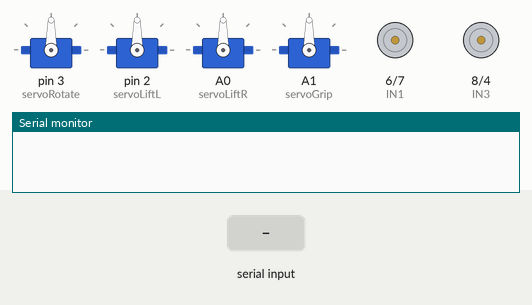
Recording of a sketch running on a simulated Arduino Uno, built with avr-gcc and run on an emulated ATmega328P. On the bench: 4 × servo, motor-driver pin pairs drawn as motors (green arrow = first pin HIGH = forward, orange = second pin HIGH = backward, longer = more drive, scaled by the enable pin), the last lines printed to the serial monitor. The test bench sets the inputs (shaded band).

Above: at 1.2 s.
1.3 s: "F" received over Serial
At 1.8 s:
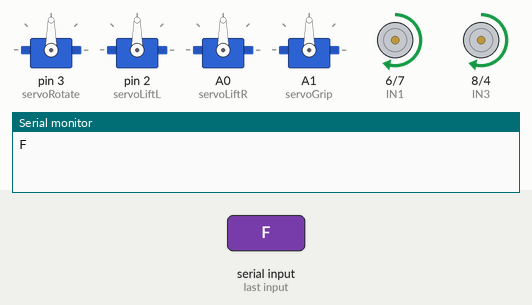
2.8 s: byte 67 ('C') received over Serial
At 4.0 s:
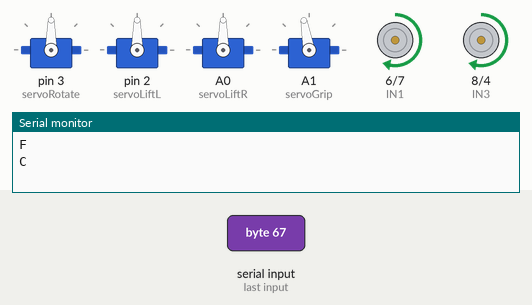
4.3 s: "B" received over Serial
At 5.3 s:
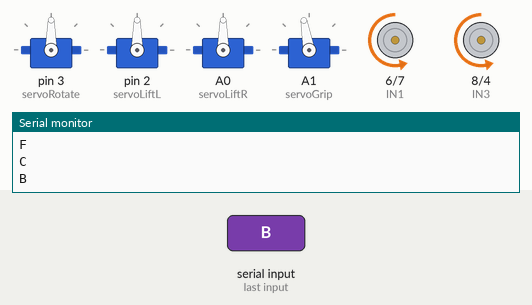
5.8 s: "L" received over Serial
At 6.4 s:
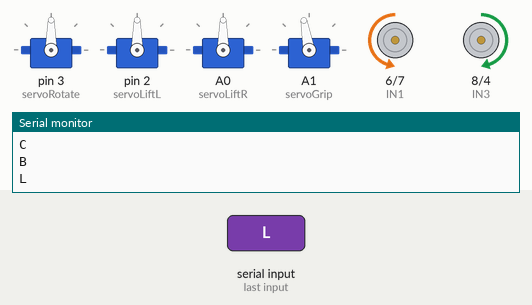
7.3 s: "R" received over Serial
At 7.6 s:
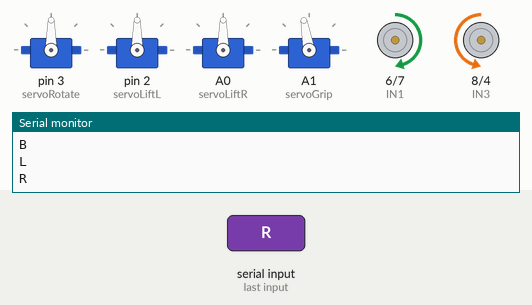
8.8 s: "S" received over Serial
At 9.9 s:
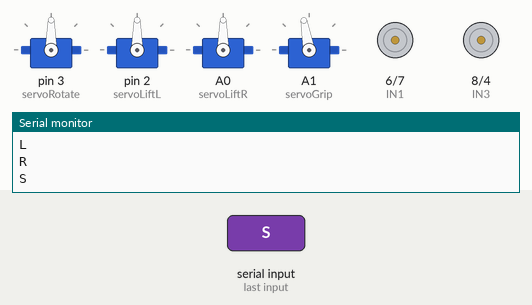
Timing chart, 0 to 11.3 s (numbered marks = the images above; inputs shaded):
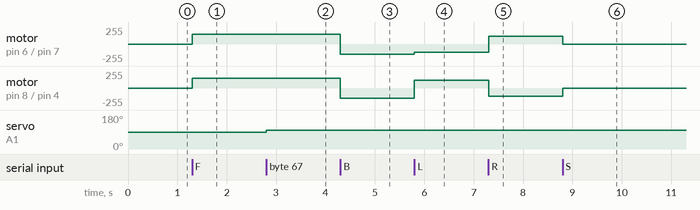

Measured:
- after the input at 1.3 s, motor on pin 6 (IN1) / pin 7 (IN2), motor on pin 8 (IN3) / pin 4 (IN4): stopped → forward 150/255 at once
- after the input at 2.8 s, servo on A1 (servoGrip): 90° → 100° at once
- after the input at 4.3 s, motor on pin 6 (IN1) / pin 7 (IN2), motor on pin 8 (IN3) / pin 4 (IN4): forward 150/255 → backward 150/255 at once
- after the input at 5.8 s, motor on pin 6 (IN1) / pin 7 (IN2): backward 150/255 → backward 120/255 at once; motor on pin 8 (IN3) / pin 4 (IN4): backward 150/255 → forward 120/255 at once
- after the input at 7.3 s, motor on pin 6 (IN1) / pin 7 (IN2): backward 120/255 → forward 120/255 at once; motor on pin 8 (IN3) / pin 4 (IN4): forward 120/255 → backward 120/255 at once
- after the input at 8.8 s, motor on pin 6 (IN1) / pin 7 (IN2): forward 120/255 → stopped at once; motor on pin 8 (IN3) / pin 4 (IN4): backward 120/255 → stopped at once

The sketch:

dieu_khien_bluetooth_phone.ino
```cpp
// --- Robot Điều Khiển Bằng Bluetooth ---
// Arduino Uno R3, L298N, 4 motor, 4 servo SG90, Bluetooth (HC-05/HC-06)

#include <Servo.h>

// Servo SG90
Servo servoRotate, servoLiftL, servoLiftR, servoGrip;

// L298N motor control
const int ENA = 5, IN1 = 6, IN2 = 7;
const int ENB = 9, IN3 = 8, IN4 = 4;

char command;

void setup() {
  Serial.begin(9600); // HC-05 default: 9600

  // Servo setup
  servoRotate.attach(3);
  servoLiftL.attach(2);
  servoLiftR.attach(A0);
  servoGrip.attach(A1);

  // Motor setup
  pinMode(ENA, OUTPUT);
  pinMode(IN1, OUTPUT);
  pinMode(IN2, OUTPUT);
  pinMode(ENB, OUTPUT);
  pinMode(IN3, OUTPUT);
  pinMode(IN4, OUTPUT);
}

void loop() {
  if (Serial.available()) {
    command = Serial.read();
    Serial.println(command);  // Phản hồi về app nếu cần

    switch (command) {
      case 'F': moveForward(); break;
      case 'B': moveBackward(); break;
      case 'L': turnLeft(); break;
      case 'R': turnRight(); break;
      case 'S': stopMotors(); break;

      case 'X': servoRotate.write(90); break;
      case 'x': servoRotate.write(0); break;

      case 'U': servoLiftL.write(120); servoLiftR.write(120); break;
      case 'D': servoLiftL.write(80); servoLiftR.write(80); break;

      case 'O': servoGrip.write(60); break;
      case 'C': servoGrip.write(100); break;
    }
  }
}

// Motor functions
void moveForward() {
  analogWrite(ENA, 150); analogWrite(ENB, 150);
  digitalWrite(IN1, HIGH); digitalWrite(IN2, LOW);
  digitalWrite(IN3, HIGH); digitalWrite(IN4, LOW);
}

void moveBackward() {
  analogWrite(ENA, 150); analogWrite(ENB, 150);
  digitalWrite(IN1, LOW); digitalWrite(IN2, HIGH);
  digitalWrite(IN3, LOW); digitalWrite(IN4, HIGH);
}

void turnLeft() {
  analogWrite(ENA, 120); analogWrite(ENB, 120);
  digitalWrite(IN1, LOW); digitalWrite(IN2, HIGH);
  digitalWrite(IN3, HIGH); digitalWrite(IN4, LOW);
}

void turnRight() {
  analogWrite(ENA, 120); analogWrite(ENB, 120);
  digitalWrite(IN1, HIGH); digitalWrite(IN2, LOW);
  digitalWrite(IN3, LOW); digitalWrite(IN4, HIGH);
}

void stopMotors() {
  digitalWrite(IN1, LOW); digitalWrite(IN2, LOW);
  digitalWrite(IN3, LOW); digitalWrite(IN4, LOW);
}
```
